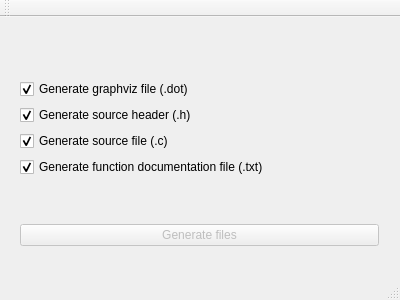
<?xml version="1.0" encoding="UTF-8"?>
<ui version="4.0">
 <class>MainWindow</class>
 <widget class="QMainWindow" name="MainWindow">
  <property name="geometry">
   <rect>
    <x>0</x>
    <y>0</y>
    <width>400</width>
    <height>300</height>
   </rect>
  </property>
  <property name="windowTitle">
   <string>MainWindow</string>
  </property>
  <property name="documentMode">
   <bool>false</bool>
  </property>
  <property name="unifiedTitleAndToolBarOnMac">
   <bool>true</bool>
  </property>
  <widget class="QWidget" name="centralWidget">
   <widget class="QWidget" name="verticalLayoutWidget">
    <property name="geometry">
     <rect>
      <x>9</x>
      <y>9</y>
      <width>381</width>
      <height>231</height>
     </rect>
    </property>
    <layout class="QVBoxLayout" name="verticalLayout">
     <item>
      <spacer name="verticalSpacer_2">
       <property name="orientation">
        <enum>Qt::Vertical</enum>
       </property>
       <property name="sizeHint" stdset="0">
        <size>
         <width>20</width>
         <height>40</height>
        </size>
       </property>
      </spacer>
     </item>
     <item>
      <widget class="QCheckBox" name="genDotCheckBox">
       <property name="text">
        <string>Generate graphviz file (.dot)</string>
       </property>
       <property name="checked">
        <bool>true</bool>
       </property>
      </widget>
     </item>
     <item>
      <widget class="QCheckBox" name="genHCheckBox">
       <property name="text">
        <string>Generate source header (.h)</string>
       </property>
       <property name="checked">
        <bool>true</bool>
       </property>
      </widget>
     </item>
     <item>
      <widget class="QCheckBox" name="genCCheckBox">
       <property name="text">
        <string>Generate source file (.c)</string>
       </property>
       <property name="checked">
        <bool>true</bool>
       </property>
      </widget>
     </item>
     <item>
      <widget class="QCheckBox" name="genTxtCheckBox">
       <property name="text">
        <string>Generate function documentation file (.txt)</string>
       </property>
       <property name="checked">
        <bool>true</bool>
       </property>
      </widget>
     </item>
     <item>
      <spacer name="verticalSpacer">
       <property name="orientation">
        <enum>Qt::Vertical</enum>
       </property>
       <property name="sizeHint" stdset="0">
        <size>
         <width>20</width>
         <height>40</height>
        </size>
       </property>
      </spacer>
     </item>
     <item>
      <widget class="QPushButton" name="generateButton">
       <property name="enabled">
        <bool>false</bool>
       </property>
       <property name="text">
        <string>Generate files</string>
       </property>
       <property name="checkable">
        <bool>false</bool>
       </property>
       <property name="autoDefault">
        <bool>true</bool>
       </property>
       <property name="default">
        <bool>true</bool>
       </property>
       <property name="flat">
        <bool>false</bool>
       </property>
      </widget>
     </item>
    </layout>
   </widget>
  </widget>
  <widget class="QMenuBar" name="menuBar">
   <property name="geometry">
    <rect>
     <x>0</x>
     <y>0</y>
     <width>400</width>
     <height>22</height>
    </rect>
   </property>
  </widget>
  <widget class="QToolBar" name="mainToolBar">
   <attribute name="toolBarArea">
    <enum>TopToolBarArea</enum>
   </attribute>
   <attribute name="toolBarBreak">
    <bool>false</bool>
   </attribute>
  </widget>
  <widget class="QStatusBar" name="statusBar"/>
 </widget>
 <layoutdefault spacing="6" margin="11"/>
 <resources/>
 <connections/>
</ui>
